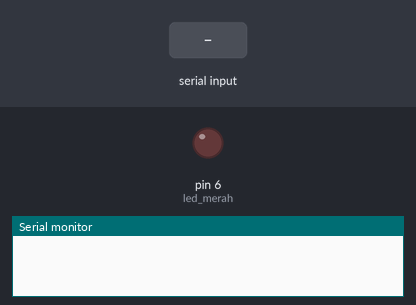
Simulated run of this sketch. Board: Arduino Uno, built with avr-gcc and run on an emulated ATmega328P. Parts: output pins drawn as LEDs (lit = HIGH), the last lines printed to the serial monitor. Inputs (shaded band) come from the test bench.

Above: at 1.2 s.
1.3 s: "1" received over Serial
At 2.0 s:
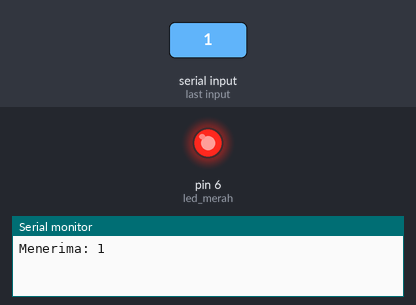
2.8 s: "4" received over Serial
At 3.1 s:
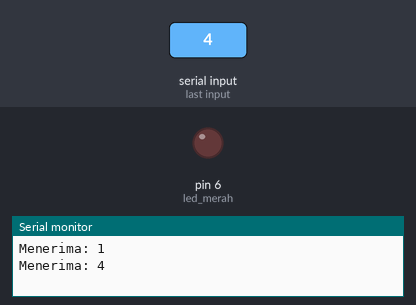
4.3 s: "5" received over Serial
At 5.4 s:
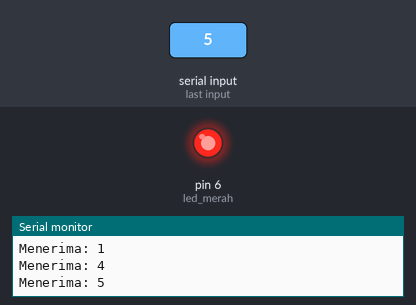
Timing chart, 0 to 7.3 s (numbered marks = the images above; inputs shaded):
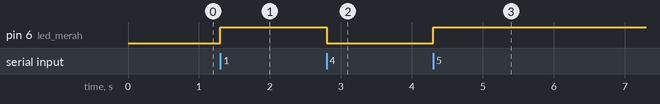

Measured:
- after the input at 1.3 s, pin 6 (led_merah): LOW → HIGH at once
- after the input at 2.8 s, pin 6 (led_merah): HIGH → LOW at once
- after the input at 4.3 s, pin 6 (led_merah): LOW → HIGH at once

The sketch:

project_iot_led.ino
```cpp
int led_merah = 6;


void setup() {
  pinMode(led_merah, OUTPUT);


  Serial.begin(19200);
}

void loop() {
  if(Serial.available()>0) {
    char perintah = Serial.read();

    Serial.print("Menerima: ");
    Serial.println(perintah);

    // 1 = merah nyala
    if (perintah == '1') {
      digitalWrite(led_merah, HIGH);
    }


    // 4 = semua mati
    else if (perintah == '4') {
      digitalWrite(led_merah, LOW);


    }

    // 5 = semua nyala
    else if (perintah == '5') {
      digitalWrite(led_merah, HIGH);


    }
  }

}
```
